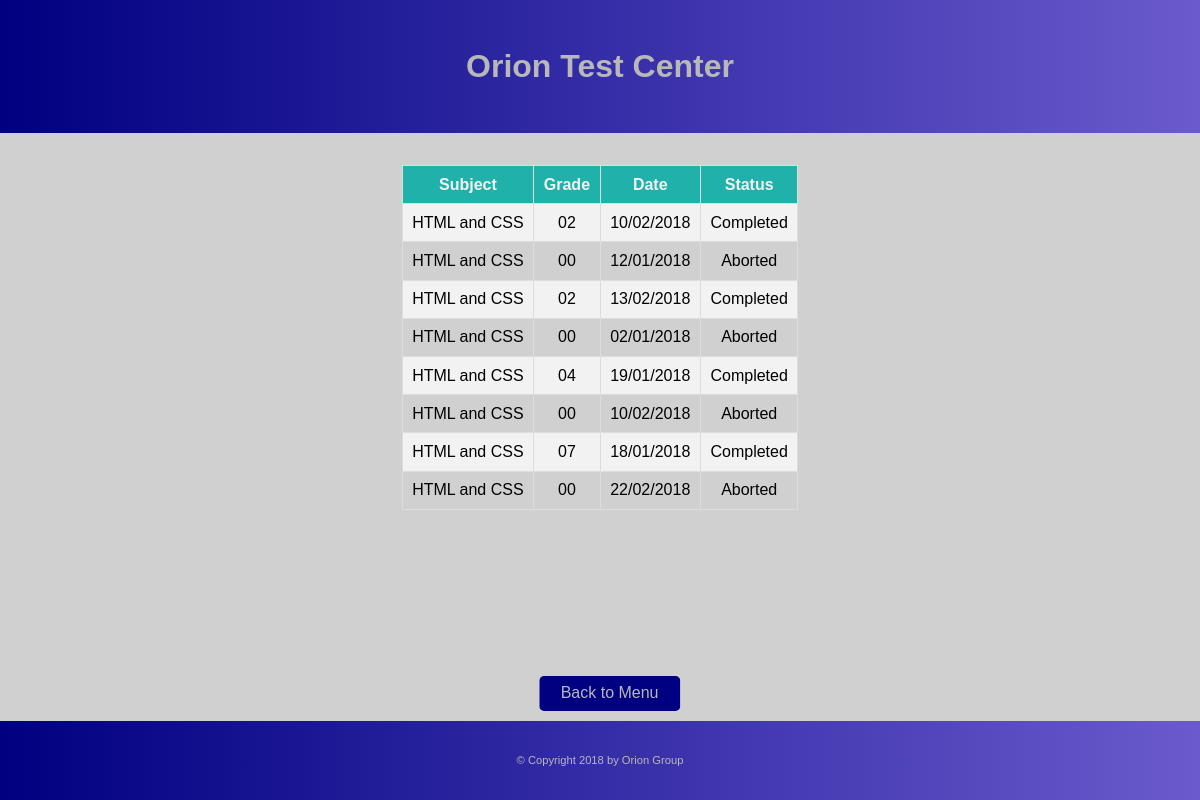
/userAttempts.php (signed in), run on the app's committed database.
### tables this page shows
CREATE TABLE `result` (
  `result_id` int(11) NOT NULL AUTO_INCREMENT,
  `user_id` int(11) NOT NULL,
  `subject_id` int(11) NOT NULL,
  `grade` int(2) NOT NULL,
  `testDate` date NOT NULL,
  `status` enum('DOING','ABORTED','DONE') DEFAULT NULL,
  PRIMARY KEY (`result_id`),
  FOREIGN KEY (`user_id`) REFERENCES `user` (`user_id`),
  FOREIGN KEY (`subject_id`) REFERENCES `subject` (`subject_id`)
);

CREATE TABLE `subject` (
  `subject_id` int(11) NOT NULL AUTO_INCREMENT,
  `description` varchar(30) NOT NULL,
  `active` boolean NOT NULL DEFAULT 1,
  PRIMARY KEY (`subject_id`)
);

### model/result_db.php (called while the page is built, shortened)
<?php
function get_results_by_user($user_id) {
    global $db;
    $query = 'SELECT u.username, s.description, r.grade, r.testDate, r.status FROM result r
                INNER JOIN user u
                ON r.user_id = u.user_id
                INNER JOIN subject s
                ON r.subject_id = s.subject_id
              WHERE r.user_id = :user_id
              ORDER BY result_id';
    try {
        $statement = $db->prepare($query);
        $statement->bindValue(':user_id', $user_id);
        $statement->execute();
        $result = $statement->fetchAll();
        return $result;
    } catch (PDOException $e) {
        $error_message = $e->getMessage();
        display_db_error($error_message);
    }
}
?>

### userAttempts.php (the view, shortened to what this page needs)
<?php
require_once('model/database.php');
require_once('model/result_db.php');
$userId = $_SESSION["userId"];
$resultsByUser = get_results_by_user($userId);
include 'view/header.php'; ?>
<section class="section-attempts">
    <?php if (count($resultsByUser) > 0) { ?>
    <table class="table-attempts center-me">
        <thead>
            <tr>
                <th>Subject</th>
                <th>Grade</th>
                <th>Date</th>
                <th>Status</th>
            </tr>
        </thead>
        <tbody>
        <?php foreach ($resultsByUser as $result) { ?>
                <tr>
                    <td><?php echo $result['description'] ?></td>
                    <td><?php echo sprintf('%02d', $result['grade']);?></td>
                    <td><?php echo DateTime::createFromFormat('Y-m-d', $result['testDate']) -> format('d/m/Y'); ?></td>
                    <td><?php echo $result['status'] == 'DONE' ? 'Completed' : 'Aborted' ?></td>
                </tr>
            <?php } ?>
        <?php } else {?>
            <p class="center-me">The user did not do any attempt!</p>
        <?php }?>
        </tbody>
    </table>
</section>
<form action="userArea.php" method="get" class="form-attempts">
    <button type="submit" class="btn-basic input-100" name="backUserArea" >Back to Menu</button>
</form>
<?php include 'view/footer.php'; ?>

### css/style.css (style rules this page uses)
html { height: 100%; margin: 0; padding: 0; background: #D0D0D0; }
body { font-family: Verdana,Geneva,sans-serif; margin: 0; background: #D0D0D0; padding: 0; display: flex; flex-direction: column; height: 100%; }
.btn-basic { display: inline-block; text-align: center; vertical-align: middle; border: 1px solid transparent; padding: 0.3em 0.7em; font-size: 1em; line-height: 1.5; border-radius: 0.3em; color: #B8B8B8; background-color: #000080; cursor: pointer; width: 40%; margin: 0.6em; }

### css/forms.css (style rules this page uses)
.center-me { margin-top: 2rem; margin-left: auto; margin-right: auto; }
.input-100 { width: 100%; }

### css/tables.css (style rules this page uses)
table, td, th { border: 0px solid black; }
.section-attempts { margin: 0 auto; width: 80%; display: flex; align-items: center; justify-content: center; flex-direction: column; }
.form-attempts { position: absolute; bottom: 0; left: 50%; transform: translate(-50%); }
.table-attempts { border-collapse: collapse; margin-bottom: 6em; }
.table-attempts th { background-color: #20B2AA; color: #f2f2f2; }
.table-attempts td, .table-attempts th { padding: .6em; text-align: center; border: 1px solid #ddd; }
.table-attempts tr:nth-child(odd) { background-color:#f2f2f2; }

### data on the page
result: subject.description "HTML and CSS", grade "02", testDate "10/02/2018", status "Completed"
result: subject.description "HTML and CSS", grade "00", testDate "12/01/2018", status "Aborted"
result: subject.description "HTML and CSS", grade "02", testDate "13/02/2018", status "Completed"
result: subject.description "HTML and CSS", grade "00", testDate "02/01/2018", status "Aborted"
result: subject.description "HTML and CSS", grade "04", testDate "19/01/2018", status "Completed"
result: subject.description "HTML and CSS", grade "00", testDate "10/02/2018", status "Aborted"
result: subject.description "HTML and CSS", grade "07", testDate "18/01/2018", status "Completed"
result: subject.description "HTML and CSS", grade "00", testDate "22/02/2018", status "Aborted"
